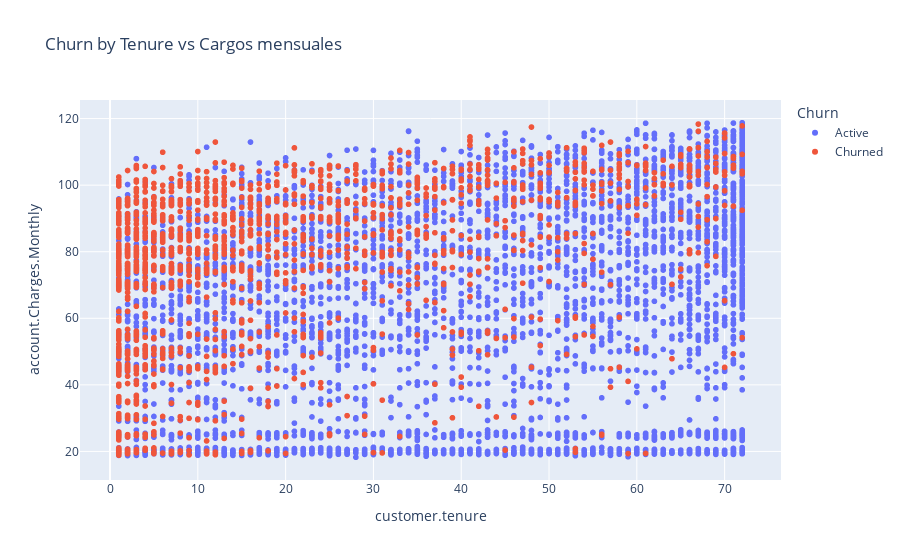

The code cell stored with this chart in its notebook:
### Code cell
px.scatter(data_norm,
           x="customer.tenure",
           y="account.Charges.Monthly",
           color="Churn",
           title="Churn by Tenure vs Cargos mensuales")

### Figure 1 — Plotly figure (JSON) as saved in the notebook; plotly's stock layout.template omitted (floating-point values rounded to 4 significant figures; data arrays with more than 128 entries replaced by an {"elided": "..."} marker saying what was removed)
{"data": [{"hovertemplate": "Churn=Active<br>customer.tenure=%{x}<br>account.Charges.Monthly=%{y}<extra></extra>", "legendgroup": "Active", "marker": {"color": "#636efa", "symbol": "circle"}, "mode": "markers", "name": "Active", "showlegend": true, "type": "scattergl", "x": {"elided": "5163 int values"}, "xaxis": "x", "y": {"elided": "5163 float values"}, "yaxis": "y"}, {"hovertemplate": "Churn=Churned<br>customer.tenure=%{x}<br>account.Charges.Monthly=%{y}<extra></extra>", "legendgroup": "Churned", "marker": {"color": "#EF553B", "symbol": "circle"}, "mode": "markers", "name": "Churned", "showlegend": true, "type": "scattergl", "x": {"elided": "1869 int values"}, "xaxis": "x", "y": {"elided": "1869 float values"}, "yaxis": "y"}], "layout": {"legend": {"title": {"text": "Churn"}, "tracegroupgap": 0}, "title": {"text": "Churn by Tenure vs Cargos mensuales"}, "xaxis": {"anchor": "y", "domain": [0, 1], "title": {"text": "customer.tenure"}}, "yaxis": {"anchor": "x", "domain": [0, 1], "title": {"text": "account.Charges.Monthly"}}}}
